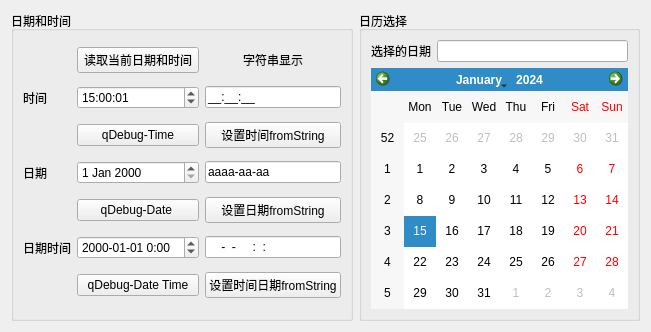
<?xml version="1.0" encoding="UTF-8"?>
<ui version="4.0">
 <class>Widget</class>
 <widget class="QWidget" name="Widget">
  <property name="geometry">
   <rect>
    <x>0</x>
    <y>0</y>
    <width>651</width>
    <height>332</height>
   </rect>
  </property>
  <property name="windowTitle">
   <string>Widget</string>
  </property>
  <layout class="QHBoxLayout" name="horizontalLayout">
   <item>
    <widget class="QGroupBox" name="groupBox">
     <property name="title">
      <string>日期和时间</string>
     </property>
     <layout class="QGridLayout" name="gridLayout">
      <item row="0" column="1">
       <widget class="QPushButton" name="pushButton">
        <property name="text">
         <string>读取当前日期和时间</string>
        </property>
       </widget>
      </item>
      <item row="0" column="2">
       <widget class="QLabel" name="label_4">
        <property name="text">
         <string>字符串显示</string>
        </property>
        <property name="alignment">
         <set>Qt::AlignCenter</set>
        </property>
       </widget>
      </item>
      <item row="1" column="0">
       <widget class="QLabel" name="label">
        <property name="text">
         <string>时间</string>
        </property>
       </widget>
      </item>
      <item row="1" column="1">
       <widget class="QTimeEdit" name="timeEdit">
        <property name="displayFormat">
         <string>H:mm:ss</string>
        </property>
        <property name="time">
         <time>
          <hour>15</hour>
          <minute>0</minute>
          <second>1</second>
         </time>
        </property>
       </widget>
      </item>
      <item row="1" column="2">
       <widget class="QLineEdit" name="editTime">
        <property name="inputMask">
         <string>99:99:99;_</string>
        </property>
       </widget>
      </item>
      <item row="2" column="1">
       <widget class="QPushButton" name="btnQDebugTime">
        <property name="text">
         <string>qDebug-Time</string>
        </property>
       </widget>
      </item>
      <item row="2" column="2">
       <widget class="QPushButton" name="btnSetTime">
        <property name="text">
         <string>设置时间fromString</string>
        </property>
       </widget>
      </item>
      <item row="3" column="0">
       <widget class="QLabel" name="label_2">
        <property name="text">
         <string>日期</string>
        </property>
       </widget>
      </item>
      <item row="3" column="1">
       <widget class="QDateEdit" name="dateEdit"/>
      </item>
      <item row="3" column="2">
       <widget class="QLineEdit" name="editDate">
        <property name="inputMask">
         <string>9999-99-99;a</string>
        </property>
       </widget>
      </item>
      <item row="4" column="1">
       <widget class="QPushButton" name="btnQDebugDate">
        <property name="text">
         <string>qDebug-Date </string>
        </property>
       </widget>
      </item>
      <item row="4" column="2">
       <widget class="QPushButton" name="btnSetDate">
        <property name="text">
         <string>设置日期fromString</string>
        </property>
       </widget>
      </item>
      <item row="5" column="0">
       <widget class="QLabel" name="label_3">
        <property name="text">
         <string>日期时间</string>
        </property>
       </widget>
      </item>
      <item row="5" column="1">
       <widget class="QDateTimeEdit" name="dateTimeEdit">
        <property name="displayFormat">
         <string>yyyy-MM-dd H:mm</string>
        </property>
       </widget>
      </item>
      <item row="5" column="2">
       <widget class="QLineEdit" name="editDateTime">
        <property name="inputMask">
         <string>9999-99-99 99:99:99</string>
        </property>
       </widget>
      </item>
      <item row="6" column="1">
       <widget class="QPushButton" name="btnQDebugDataTIme">
        <property name="text">
         <string>qDebug-Date Time</string>
        </property>
       </widget>
      </item>
      <item row="6" column="2">
       <widget class="QPushButton" name="btnSetDateTime">
        <property name="text">
         <string>设置时间日期fromString</string>
        </property>
       </widget>
      </item>
     </layout>
    </widget>
   </item>
   <item>
    <widget class="QGroupBox" name="groupBox_2">
     <property name="title">
      <string>日历选择</string>
     </property>
     <layout class="QGridLayout" name="gridLayout_2">
      <item row="0" column="0">
       <widget class="QLabel" name="label_5">
        <property name="text">
         <string>选择的日期</string>
        </property>
       </widget>
      </item>
      <item row="0" column="1">
       <widget class="QLineEdit" name="editCalendar"/>
      </item>
      <item row="1" column="0" colspan="2">
       <widget class="QCalendarWidget" name="calendarWidget"/>
      </item>
     </layout>
    </widget>
   </item>
  </layout>
 </widget>
 <resources/>
 <connections/>
</ui>
